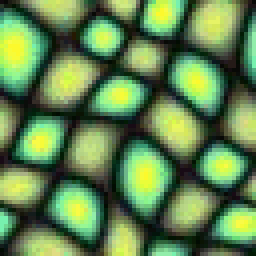
#> input picture data/texture3_64.png, 64 x 64 px (shown 4 times larger)
$ python lefebvre_hoppe_synthesis.py
#> lines starting #> are read from the running program, lines starting #| are printed output that depends on the picture
#> in main, E is the input picture: shape (64, 64, 3); mean B, G, R 78.9, 132.2, 98.3
#| read image of size:  (64, 64, 3)
### code/appearance_space.py
import numpy as np
import cv2
from sklearn.decomposition import PCA
from sklearn.neighbors import NearestNeighbors
from PIL import Image
from skimage.filters import sobel
import matplotlib.pyplot as plt


CORR_DELTA = np.array([[1,1], [1,-1], [-1,1], [-1,-1]])


def get_appearance_space_vector(im, surrounding_size, feature_distance=True):
    dims = 4 if feature_distance else 3
    grayscale_im = cv2.cvtColor(im,cv2.COLOR_RGB2GRAY)
    edges = sobel(grayscale_im)
    edges = 1 - edges

    vector_im = np.zeros((im.shape[0], im.shape[1], dims * (2 * surrounding_size + 1)**2))
    for i in range(surrounding_size, im.shape[0] - surrounding_size):
        for j in range(surrounding_size, im.shape[1] - surrounding_size):
            patch = im[i - surrounding_size:i + surrounding_size+1, j - surrounding_size:j + surrounding_size+1, :]
            if feature_distance:
                patch_edges = edges[i - surrounding_size:i + surrounding_size + 1, j - surrounding_size:j + surrounding_size + 1]
                patch_edges = np.expand_dims(patch_edges, axis=2)
                patch = np.concatenate([patch, patch_edges], axis=2)
            patch = np.reshape(patch, (dims * (2 * surrounding_size + 1)**2,))
            vector_im[i - surrounding_size, j - surrounding_size] = patch
    return conduct_pca(vector_im)


def conduct_pca(image_with_features, desired_dimensions=8):
    original_shape = image_with_features.shape
    image_with_features = np.reshape(image_with_features, (image_with_features.shape[0] * image_with_features.shape[1], image_with_features.shape[2]))
    pca = PCA(n_components=desired_dimensions)
    new_features = pca.fit_transform(image_with_features)
    new_features = np.reshape(new_features, (original_shape[0], original_shape[1], desired_dimensions))
    return new_features, pca

# [19 lines left out: function get_adj_neighborhoods, not called in this run]


def get_neighborhoods(image_with_features, desired_dimensions=8):
    height, width, _ = image_with_features.shape
    neighbor_features = np.zeros((height, width, desired_dimensions * 4))
    i, j = np.meshgrid(np.arange(height), np.arange(width), indexing='ij')
    image_with_features = np.pad(image_with_features, ((1, 1), (1, 1), (0, 0)), mode="reflect")
    for k, delta in enumerate(CORR_DELTA):
        neighbor_features[i, j, desired_dimensions*k:desired_dimensions*(k+1)] = image_with_features[i + 1 + delta[0], j + 1 + delta[1]]

    return conduct_pca(neighbor_features)


def get_nearest_neighbors(nb_vectors):
    shape = (nb_vectors.shape[0], nb_vectors.shape[1], 2)
    nb_vectors = np.reshape(nb_vectors, (-1, nb_vectors.shape[2]))
    tree = NearestNeighbors(n_neighbors=2, algorithm='kd_tree', metric='l2', n_jobs=-1).fit(nb_vectors)
    nearest_nbs = tree.kneighbors(nb_vectors, return_distance=False)
    I, J = np.meshgrid(np.arange(shape[0]), np.arange(shape[1]), indexing='ij')
    indices = np.stack([I, J], axis=2)
    indices = indices.reshape((-1, 2))
    nearest_nbs = indices[nearest_nbs[..., 1]]
    nearest_nbs = np.reshape(nearest_nbs, shape)
    return nearest_nbs


# [5 lines that do not run on import are left out]

### code/perlin2d.py
import numpy as np

"""
All code in this file was derived from https://github.com/pvigier/perlin-numpy/blob/master/perlin_numpy/perlin2d.py.
The full repository is available at https://github.com/pvigier/perlin-numpy under MIT License:


        'MIT License

        Copyright (c) 2019 Pierre Vigier

        Permission is hereby granted, free of charge, to any person obtaining a copy
        of this software and associated documentation files (the "Software"), to deal
        in the Software without restriction, including without limitation the rights
        to use, copy, modify, merge, publish, distribute, sublicense, and/or sell
        copies of the Software, and to permit persons to whom the Software is
        furnished to do so, subject to the following conditions:

        The above copyright notice and this permission notice shall be included in all
        copies or substantial portions of the Software.

        THE SOFTWARE IS PROVIDED "AS IS", WITHOUT WARRANTY OF ANY KIND, EXPRESS OR
        IMPLIED, INCLUDING BUT NOT LIMITED TO THE WARRANTIES OF MERCHANTABILITY,
        FITNESS FOR A PARTICULAR PURPOSE AND NONINFRINGEMENT. IN NO EVENT SHALL THE
        AUTHORS OR COPYRIGHT HOLDERS BE LIABLE FOR ANY CLAIM, DAMAGES OR OTHER
        LIABILITY, WHETHER IN AN ACTION OF CONTRACT, TORT OR OTHERWISE, ARISING FROM,
        OUT OF OR IN CONNECTION WITH THE SOFTWARE OR THE USE OR OTHER DEALINGS IN THE
        SOFTWARE.'


"""


def interpolant(t):
    return t*t*t*(t*(t*6 - 15) + 10)


def generate_perlin_noise_2d(
        shape, res, tileable=(False, False), interpolant=interpolant
):
    """Generate a 2D numpy array of perlin noise.

    Args:
        shape: The shape of the generated array (tuple of two ints).
            This must be a multple of res.
        res: The number of periods of noise to generate along each
            axis (tuple of two ints). Note shape must be a multiple of
            res.
        tileable: If the noise should be tileable along each axis
            (tuple of two bools). Defaults to (False, False).
        interpolant: The interpolation function, defaults to
            t*t*t*(t*(t*6 - 15) + 10).

    Returns:
        A numpy array of shape shape with the generated noise.

    Raises:
        ValueError: If shape is not a multiple of res.
    """
    delta = (res[0] / shape[0], res[1] / shape[1])
    d = (shape[0] // res[0], shape[1] // res[1])
    grid = np.mgrid[0:res[0]:delta[0], 0:res[1]:delta[1]]\
             .transpose(1, 2, 0) % 1
    # Gradients
    angles = 2*np.pi*np.random.rand(res[0]+1, res[1]+1)
    gradients = np.dstack((np.cos(angles), np.sin(angles)))
    if tileable[0]:
        gradients[-1,:] = gradients[0,:]
    if tileable[1]:
        gradients[:,-1] = gradients[:,0]
    gradients = gradients.repeat(d[0], 0).repeat(d[1], 1)
    g00 = gradients[    :-d[0],    :-d[1]]
    g10 = gradients[d[0]:     ,    :-d[1]]
    g01 = gradients[    :-d[0],d[1]:     ]
    g11 = gradients[d[0]:     ,d[1]:     ]
    # Ramps
    n00 = np.sum(np.dstack((grid[:,:,0]  , grid[:,:,1]  )) * g00, 2)
    n10 = np.sum(np.dstack((grid[:,:,0]-1, grid[:,:,1]  )) * g10, 2)
    n01 = np.sum(np.dstack((grid[:,:,0]  , grid[:,:,1]-1)) * g01, 2)
    n11 = np.sum(np.dstack((grid[:,:,0]-1, grid[:,:,1]-1)) * g11, 2)
    # Interpolation
    t = interpolant(grid)
    n0 = n00*(1-t[:,:,0]) + t[:,:,0]*n10
    n1 = n01*(1-t[:,:,0]) + t[:,:,0]*n11
    return np.sqrt(2)*((1-t[:,:,1])*n0 + t[:,:,1]*n1)

### code/lefebvre_hoppe_synthesis.py
import numpy as np
import cv2
import matplotlib.pyplot as plt
from skimage.filters import gaussian
from appearance_space import get_appearance_space_vector, get_neighborhoods, get_nearest_neighbors
from skimage import io
from perlin2d import generate_perlin_noise_2d
import argparse


CORR_PASSES = 2
SQRT_S = 2
UPSAMPLE_DELTA = np.array([[0,0], [0,1], [1,0], [1,1]])
CORR_DELTA = np.array([[1,1], [1,-1], [-1,1], [-1,-1]])
CORR_DELTA_PRIME = np.array([[[0,0], [1,0], [0,1]], [[0,0], [1,0], [0,-1]], [[0,0], [-1,0], [0,1]], [[0,0], [-1,0], [0,-1]]])
SUBPASS_DELTA = np.array([[-1, -1], [-1, 0], [-1, 1], [0, -1], [0,1], [1, -1], [1, 0], [1, 1]])
HASH_SEED = 1290 ## seed for jittering


def build_param_dict(E):
    params = {}

    params['m'] = E.shape[0]
    l = int(np.log2(params['m'])) -1
    params['l'] = l

    params['h'] = np.power(2, np.arange(start=l, stop=-1, step=-1))
    params['r'] = np.power(.75, .5 * np.arange(start=l, stop=-1, step=-1))

    return params


def build_gaussian_stack(img):
    img_size = img.shape[0]
#> img_size = 64
    depth = int(np.log2(img_size))
#> depth = 6

    final_gaussian = []
    for i in range(depth):
        w = 2**(depth - i)
        s = depth - i
        t = (((w - 1)/2)-0.5)/s
        blur = gaussian(img, sigma=s, truncate=t)
        final_gaussian.append(blur)
#> this loop made 6 passes
#> pass 3, in build_gaussian_stack, `blur = gaussian(img, sigma=s, truncate=t)`:
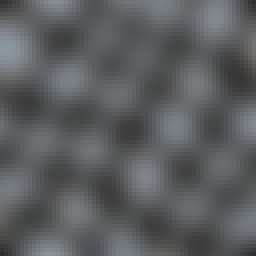
#> blur: shape (64, 64, 3) float32 (shown 4 times larger); mean of channels 0, 1, 2 0.376, 0.368, 0.36; drawn as B, G, R
#> after the loop, final_gaussian = 6 items
    return final_gaussian


def upsample(S, m, h):
    S_up = np.zeros((2*S.shape[0], 2*S.shape[1], 2))

    i, j = np.meshgrid(np.arange(S.shape[0]), np.arange(S.shape[1]), indexing='ij')
    for delta in UPSAMPLE_DELTA:
        S_up[2*i + delta[0], 2*j + delta[1]] = np.mod(S[i, j] + np.floor(h * (delta - np.array([[0.5, 0.5]]))), m)

    return S_up


def jitter(S, m, h, r):
    H = hash_coords(S, h, r)
    J = np.floor(H[..., np.newaxis] * h * r + np.array([[0.5, 0.5]]))
    J = np.mod(J, h)

    S = S + J
    S = np.mod(S, m)
    return S


def hash_coords(S, h, r):
    '''
    Hash function that generates a subpixel shift for each pixel in a matrix
    '''
    np.random.seed(HASH_SEED + h)
    length = S.shape[0]
    noise = generate_perlin_noise_2d((length//2, length//2), (length//16,length//16), tileable=(True, True))
    noise = cv2.resize(noise, (length, length), interpolation=cv2.INTER_CUBIC)
    noise = np.where(np.abs(noise) > 1-r, np.sign(noise), 0)
    return noise


def isometric_correction(S, Ept, Nt_Ept, pca, near_nbs, m, iter_n):

    Ept = Ept.astype(np.float32)
    S_corr = np.zeros(S.shape, dtype=np.int32)

    ## shuffle order of correction depending on if we are on first or second pass
    iter_n = iter_n % 2
    step = 1 if iter_n == 0 else -1
    stop = SQRT_S if iter_n == 0 else -1
    start = 0 if iter_n == 0 else SQRT_S-1

    for i in range(start, stop, step):
        for j in range(start, stop, step):

            indices = np.stack(np.meshgrid(np.arange(i,S.shape[0],SQRT_S), np.arange(j,S.shape[1],SQRT_S), indexing='ij'), axis=2)
            y = indices[..., 0]
            x = indices[..., 1]
            Ns = np.zeros((y.shape[0], y.shape[0], 32), dtype=np.float32)

            for k, corr_delta in enumerate(CORR_DELTA):
                for corr_delta_p in CORR_DELTA_PRIME[k]:
                    idx = np.stack([y + corr_delta[0] + corr_delta_p[0], x + corr_delta[1] + corr_delta_p[1]], axis=2)
                    idx = np.clip(idx, 0, S.shape[0]-1).astype(np.int32)
                    idx = S[idx[..., 0], idx[..., 1]] - corr_delta_p
                    idx = np.clip(idx, 0, m-1).astype(np.int32)
                    Ns[..., 8*k:8*(k+1)] += Ept[idx[..., 0], idx[..., 1]]

            Ns = Ns / 3
            Ns = np.reshape(Ns, (-1, 32))
            Ns = pca.transform(Ns)

            indices_shape = indices.shape
            indices = indices.reshape((-1, 2))

            candidates = []
            for delta in SUBPASS_DELTA:
                all_nbs = indices + delta
                np.clip(all_nbs, 0, S.shape[0]-1, out=all_nbs)
                filled_nbs_coord = S[all_nbs[..., 0], all_nbs[..., 1]].astype(np.int32)
                filled_near_nbs = near_nbs[filled_nbs_coord[..., 0], filled_nbs_coord[..., 1]]

                filled_near_nbs = filled_near_nbs - delta
                filled_nbs_coord = filled_nbs_coord - delta
                candidates.append(np.stack([filled_nbs_coord, filled_near_nbs], axis=2))

            candidates = np.array(candidates)
            np.clip(candidates, 0, m-1, out=candidates)
            candidates = np.transpose(candidates, axes=(1,0,2,3))
            candidates = np.reshape(candidates, (candidates.shape[0], 2 * SUBPASS_DELTA.shape[0], 2))
            candidates = np.mod(candidates, m)
            candidate_vecs = Nt_Ept[candidates[..., 0], candidates[..., 1]]

            differences = candidate_vecs - Ns[:, np.newaxis, :]
            distances = np.linalg.norm(differences, axis=2)
            min_idx = np.argmin(distances, axis=1)
            selections = candidates[np.arange(distances.shape[0]), min_idx]

            indices = indices.reshape(indices_shape)
            S_corr[indices[..., 0], indices[..., 1]] = np.reshape(selections, indices.shape)


    return S_corr


def convert_coords_to_image(E, S):
    S = S.astype(np.int32)
    E_S = np.zeros((S.shape[0], S.shape[1], 3))
    E_S = E[S[..., 0], S[..., 1]]
    return E_S


def convert_coords_to_rg(S, m):
    scale = 255 / m
    S = S.astype(np.int32)
    S_rg = np.zeros((S.shape[0], S.shape[1], 3))

    S_rg[..., 0] = S[..., 0] * scale
    S_rg[..., 1] = S[..., 1] * scale
    S_rg[..., 2] = 0

    np.clip(S_rg, 0, 255, out=S_rg)
    return S_rg.astype(np.int32)


def view(E, S, m):
    E_Si = convert_coords_to_image(E, S)
    plt.imshow(E_Si)
    plt.show()

    S_rgi = convert_coords_to_rg(S, m)
    plt.imshow(S_rgi)
    plt.show()


def synthesize_texture(E, synth_size=32):
    E = E.astype(np.float32) / 255.0
    print("building gaussian stack...")
    E_stack = build_gaussian_stack(E)
#> E_stack = 6 items
    params = build_param_dict(E)
#> params = {'m': 64, 'l': 5, 'h': [32, 16, 8, 4, 2, 1], 'r': [0.487, 0.562, 0.65, 0.75, 0.866, 1]}
    ASV_stack = []
    print("building appearance space vectors...")
    for E_prime in E_stack:
        E_prime_tilde, _ = get_appearance_space_vector(E_prime, 2)
        E_prime_tilde = E_prime_tilde.astype(np.float32)
        ASV_stack.append(E_prime_tilde)
#> this loop made 6 passes
#> pass 1, in get_appearance_space_vector, `edges = sobel(grayscale_im)`:
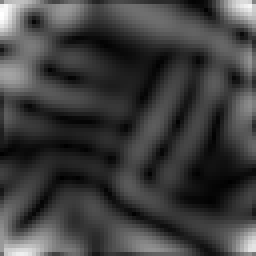
#> edges: shape (64, 64) float32 (shown 4 times larger); min 1.4e-05, max 0.033, mean 0.00812; drawn with min black and max white
#> after the loop, ASV_stack = 6 items
    neighbors_stack = []
    nearest_neighbors_stack = []
    print("building neighborhoods and computing nearest neighbors...")
    for E_prime_tilde in ASV_stack:
        nbs, pca = get_neighborhoods(E_prime_tilde)
        nbs = nbs.astype(np.float32)
        neighbors_stack.append((nbs, pca))
        nearest_neighbors_stack.append(get_nearest_neighbors(nbs))
#> after the loop, nearest_neighbors_stack = 6 items; neighbors_stack = 6 items

    S_i = np.stack(np.meshgrid(np.arange(synth_size), np.arange(synth_size), indexing='ij'), axis=2)
    S_i = np.mod(S_i, np.min([params['m'], synth_size]))

    print("beginning coarse to fine synthesis...")
    for i in range(params['l']):
        h = params['h'][i]
        r = params['r'][i]
        E_prime_tilde = ASV_stack[i]
        nbhds = neighbors_stack[i][0]
        pca = neighbors_stack[i][1]
        near_nbs = nearest_neighbors_stack[-1]
        print("\tsynthesizing level {}...".format(i))

        print("\t\tupsampling...")
        S_i = upsample(S_i, params['m'], h)
        view(E, S_i, params['m'])

        print("\t\tjittering...")
        S_i = jitter(S_i, params['m'], h, r)
        view(E, S_i, params['m'])

        if i > 2:
            print("\t\tcorrecting...")
            for _ in range(CORR_PASSES):
                S_i = isometric_correction(S_i, E_prime_tilde, nbhds, pca, near_nbs, params['m'], i)

            view(E, S_i, params['m'])
#> this loop made 5 passes
#> (h, r) on passes 1 to 5: (32, 0.487), (16, 0.562), (8, 0.65), (4, 0.75), (2, 0.866)
#> pass 1, in view, `S_rgi = convert_coords_to_rg(S, m)`:
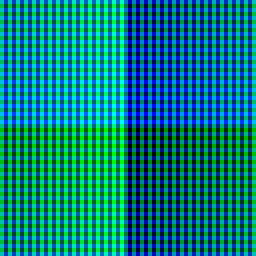
#> S_rgi: shape (64, 64, 3) int32 (shown 4 times larger); mean of channels 0, 1, 2 125, 125, 0; drawn as B, G, R
#> pass 1, in hash_coords, `noise = np.where(np.abs(noise) > 1-r, np.sign(noise), 0)`:
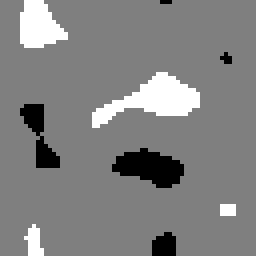
#> noise: shape (64, 64) float64 (shown 4 times larger); min -1, max 1, mean 0.0208; drawn with min black and max white
#> pass 1, in view (call 2), `plt.show()`:
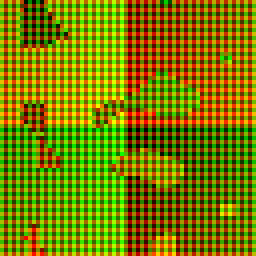
#> shown: shape (64, 64, 3) (shown 4 times larger); mean R, G, B 123.4, 125.8, 0
#> pass 2, in view (call 4), `plt.show()`:
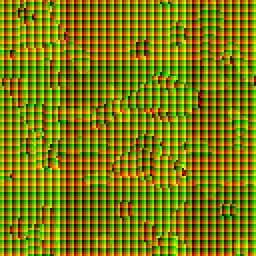
#> shown: shape (128, 128, 3) (shown 2 times larger); mean R, G, B 124.5, 125.6, 0

    return S_i.astype(np.int32)


def main(args):
    print("reading image...")
    E = cv2.imread(f"{args.data}/{args.image_path}")
    E = cv2.cvtColor(E, cv2.COLOR_BGR2RGB)
    print("read image of size: ", E.shape)
    print("synthesizing texture...")
    S = synthesize_texture(E, args.scale)
    print("done! u ate that up girlie pop!")
    E_S = convert_coords_to_image(E, S)
#> in convert_coords_to_image (call 13), `E_S = E[S[..., 0], S[..., 1]]`:
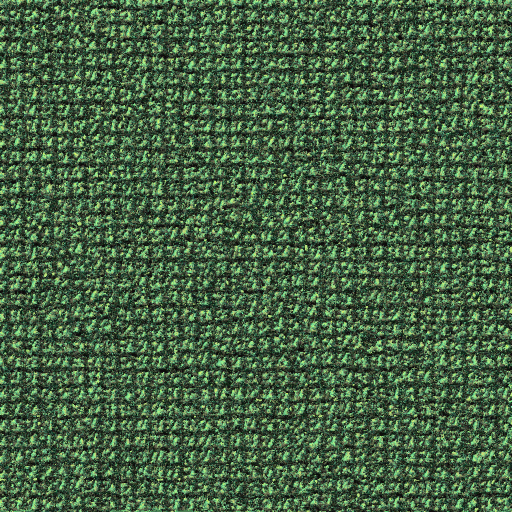
#> E_S: shape (1024, 1024, 3) (shown at 1/2 size); mean R, G, B 69.6, 98.5, 67.2
    plt.imshow(E_S)
    plt.show()
    print("saving...")
    io.imsave(f"../out/lefebvre_hoppe_{args.image_path}", E_S)


def parse_args():
    parser = argparse.ArgumentParser(description='Synthesize a texture.')
    parser.add_argument('--data', type=str, default="../data", help='path to data directory')
    parser.add_argument('--image_path', type=str, default="texture3_64.png", help='path to image to synthesize (must be in data directory)')
    parser.add_argument('--scale', type=int, default=32, help='scale of synthesized texture relative to original image in each dimensions (must be a power of 2)')
    args = parser.parse_args()
    return args

if __name__ == '__main__':
    args = parse_args()
    main(args)

$ run again, with data/texture10.png copied over data/texture3_64.png
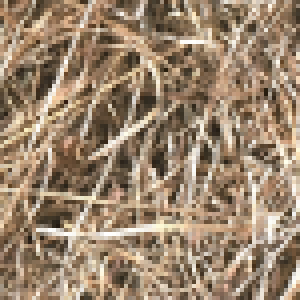
#> input picture data/texture10.png, 75 x 75 px (shown 4 times larger)
#> in main, E is the input picture: shape (75, 75, 3); mean B, G, R 110.1, 133.3, 155.2
#| read image of size:  (75, 75, 3)
#> after the loop in build_gaussian_stack, `for i in range(depth):`: final_gaussian = 6 items
#> params = {'m': 75, 'l': 5, 'h': [32, 16, 8, 4, 2, 1], 'r': [0.487, 0.562, 0.65, 0.75, 0.866, 1]}
#> the loop in synthesize_texture, `for E_prime in E_stack:` made 6 passes
#> after the loop in synthesize_texture, `for E_prime in E_stack:`: ASV_stack = 6 items
#> the loop in synthesize_texture, `for E_prime_tilde in ASV_stack:` made 6 passes
#> the loop in synthesize_texture, `for i in range(params['l']):` made 5 passes
#> (h, r) on passes 1 to 5: (32, 0.487), (16, 0.562), (8, 0.65), (4, 0.75), (2, 0.866)
#> pass 1, in view (call 2), `plt.show()`:
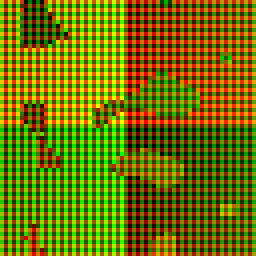
#> shown: shape (64, 64, 3) (shown 4 times larger); mean R, G, B 113.2, 115.6, 0
#> in convert_coords_to_image (call 13), `E_S = E[S[..., 0], S[..., 1]]`:
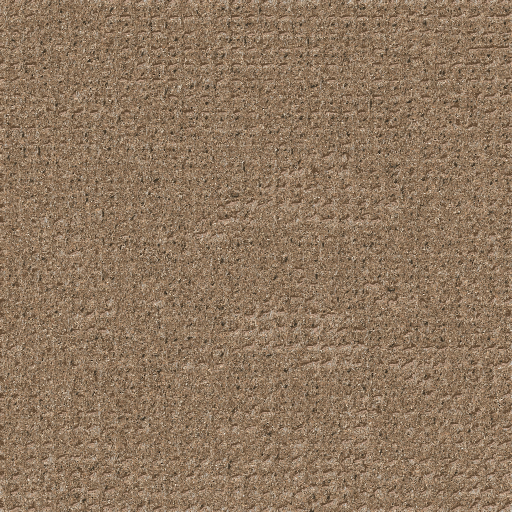
#> E_S: shape (1024, 1024, 3) (shown at 1/2 size); mean R, G, B 142.5, 118.3, 94.1
